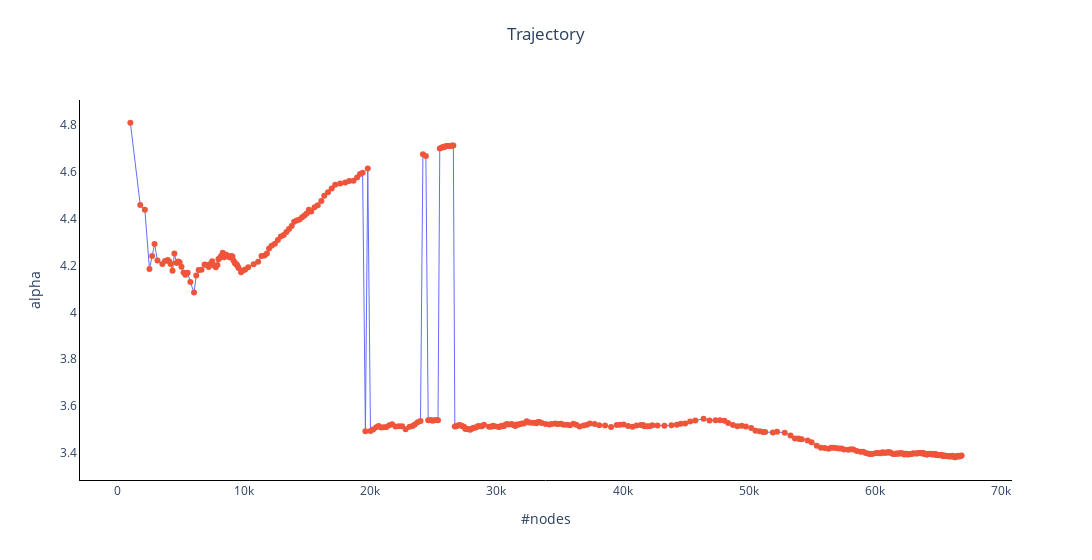

The cell this chart's notebook holds for it:
### Code cell
fig = go.Figure()

# Add a line trace
fig.add_trace(go.Scatter(x=df_power_law_cumu_read['#nodes'], y=df_power_law_cumu_read['alpha'], mode='lines', name='Line',line=dict(width=1)))
fig.add_trace(go.Scatter(x=df_power_law_cumu_read['#nodes'], y=df_power_law_cumu_read['alpha'], mode='markers', name='Scatter'))


# Customize the layout
fig.update_layout(
    title=dict(
        text='Trajectory',  # Set the title here
        x=0.5,  # Center the title horizontally (0.5 means middle)
        y=0.95,  # Adjust the vertical position as needed (0.95 is near the top)
    ),
    xaxis=dict(title='#nodes'),
    yaxis=dict(title='alpha'),
    paper_bgcolor='white',  # Set the background color to white
    plot_bgcolor='white',   # Set the plot area background color to white
    width=1500
    
)

fig.update_xaxes(linecolor='black')
fig.update_yaxes(linecolor='black')
fig.update_traces(showlegend=False)
# Show the plot
fig.show()

### Figure 1 — Plotly figure (JSON) as saved in the notebook; plotly's stock layout.template omitted (floating-point values rounded to 4 significant figures; data arrays with more than 128 entries replaced by an {"elided": "..."} marker saying what was removed)
{"data": [{"line": {"width": 1}, "mode": "lines", "name": "Line", "showlegend": false, "type": "scatter", "x": {"elided": "354 int values"}, "y": {"elided": "354 float values"}}, {"mode": "markers", "name": "Scatter", "showlegend": false, "type": "scatter", "x": {"elided": "354 int values"}, "y": {"elided": "354 float values"}}], "layout": {"paper_bgcolor": "white", "plot_bgcolor": "white", "title": {"text": "Trajectory", "x": 0.5, "y": 0.95}, "width": 1500, "xaxis": {"linecolor": "black", "title": {"text": "#nodes"}}, "yaxis": {"linecolor": "black", "title": {"text": "alpha"}}}}
